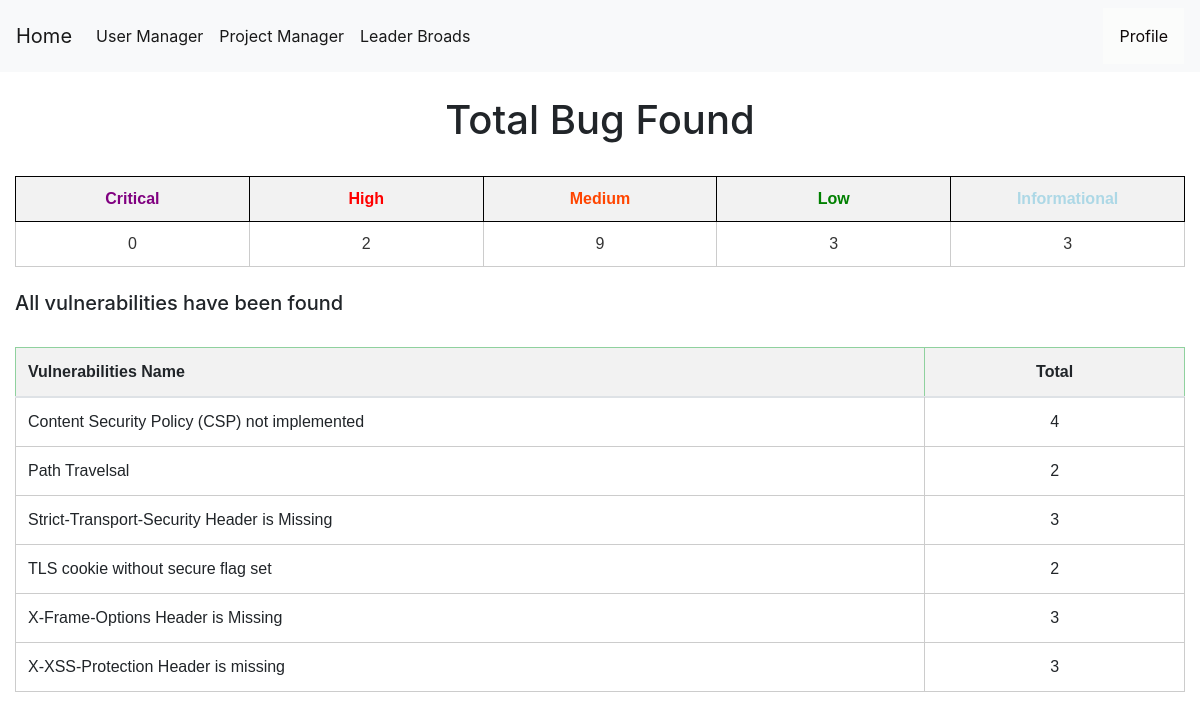
Page /dashboard (signed in) on the committed database.
### tables this page shows
CREATE TABLE bugs (
    bugid INTEGER PRIMARY KEY AUTOINCREMENT,
    requestid INTEGER NOT NULL,
    name TEXT NOT NULL,
    bugurl TEXT NOT NULL,
    method TEXT NOT NULL,
    cweid TEXT NOT NULL,
    confidence TEXT NOT NULL,
    description TEXT NOT NULL,
    solution TEXT NOT NULL,
    risk TEXT NOT NULL,
    reference TEXT NOT NULL DEFAULT NONE,
    other TEXT NOT NULL DEFAULT NONE,
    pentester TEXT,
    FOREIGN KEY (pentester) REFERENCES users(username) ON DELETE CASCADE
    FOREIGN KEY (requestid) REFERENCES requests(requestid) ON DELETE CASCADE
);

### app.py (the view)
@app.route("/dashboard")
def dashboard():
    try:
        if session["userid"] == None:
            return redirect(url_for('login'))
    except:
        print('a')
    if session["userid"] is not None:
        currentuser = get_current_user()
        conn = get_db_connection()
        critical = conn.execute('SELECT count(bugid) FROM bugs WHERE risk = ? AND pentester = ?',('Critial',currentuser["username"],)).fetchone()
        total_critical = critical['count(bugid)']
        conn.commit()
        high = conn.execute('SELECT count(bugid) FROM bugs WHERE risk = ? AND pentester = ?',('High',currentuser["username"],)).fetchone()
        total_high = high['count(bugid)']
        conn.commit()
        medium = conn.execute('SELECT count(bugid) FROM bugs WHERE risk = ? AND pentester = ?',('Medium',currentuser["username"],)).fetchone()
        total_medium = medium['count(bugid)']
        conn.commit()
        low = conn.execute('SELECT count(bugid) FROM bugs WHERE risk = ? AND pentester = ?',('Low',currentuser["username"],)).fetchone()
        total_low = low['count(bugid)']
        conn.commit()
        info = conn.execute('SELECT count(bugid) FROM bugs WHERE risk = ? AND pentester = ?',('Informational',currentuser["username"],)).fetchone()
        total_info = info['count(bugid)']
        conn.commit()
        bugs = conn.execute('SELECT name,count(bugid) FROM bugs WHERE pentester = ? group by name',(currentuser["username"],)).fetchall()
        conn.commit()
    else:
        render_template('base.html')
    return render_template('dashboard.html',total_critical=total_critical,total_high=total_high,total_medium=total_medium,total_low=total_low,total_info=total_info,bugs=bugs)

### app.py (called while the page is built)
def get_db_connection():
    conn = sqlite3.connect('database.db')
    conn.row_factory = sqlite3.Row
    return conn

def get_current_user():
    userid = session["userid"]
    conn = get_db_connection()
    user = conn.execute('SELECT * FROM users WHERE userid = ?',(userid,)).fetchone()
    conn.commit()
    conn.close()
    return user

### templates/dashboard.html (shortened to what this page needs)
{% extends 'base.html' %} {% block content %}
<link rel= "stylesheet" type= "text/css" href= "{{ url_for('static',filename='css/index.css') }}">
<center><h1> Total Bug Found</h1></center></br>
<div>
  <table>
    <tr>
      <th style="text-align: center" style="color: red"><a style="color:purple">Critical</a></th>
      <th style="text-align: center" style="color: red"><a style="color:Red">High</a></th>
      <th style="text-align: center" style="color: red"><a style="color:orangered">Medium</a></th>
      <th style="text-align: center" style="color: red"><a style="color:green">Low</a></th>
      <th style="text-align: center" style="color: red"><a style="color:lightblue">Informational</a></th>
    </tr>
    <tr>
      <td style="text-align: center" >{{total_critical}}</td>
      <td style="text-align: center" >{{total_high}}</td>
      <td style="text-align: center" >{{total_medium}}</td>
      <td style="text-align: center" >{{total_low}}</td>
      <td style="text-align: center" >{{total_info}}</td>
    </tr>
  </table>
</div>
<br>
<div>
  <h5> All vulnerabilities have been found</h5></br>
    <table class="table">
      <thead class="table-success">
        <tr>
          <th style="width: 70%;"><a>Vulnerabilities Name</a></th>
          <th style="text-align: center" ><a>Total</a></th>
        </tr>
      </thead>
      <tbody>
        <tr>
          {% for bug in bugs  %}
          <tr>
              <td style="width: 70%;">{{bug.name}}</td>
              <td style="text-align: center">{{bug['count(bugid)']}}</td>
          </tr>
          {% endfor %}
        </tr>
      </tbody>
    </table>
</div>
{% endblock %}

### static/css/style.css (style rules this page uses)
table, th, td { border: 1px solid black; }
body { min-height: 100vh; height: 100%; margin: 0; z-index: 10; display: grid; grid-template-rows: auto 1fr auto; }
body { display: flex; flex-direction: column; }

### static/css/index.css (style rules this page uses)
table { width: 100%; border-collapse: collapse; font-family: Arial, sans-serif; color: #333; }
th { background-color: #f2f2f2; padding: 10px; text-align: left; }
td { width: 20%; padding: 10px; border: 1px solid #ccc; background-color: #fff; }
tr:nth-child(even) { background-color: #f9f9f9; }

### rows in the picture
bugs: name "Content Security Policy (CSP) not implemented", bugid "4"
bugs: name "Path Travelsal", requestid "2"
bugs: name "Strict-Transport-Security Header is Missing", bugid "3"

### other values in the picture
{{ total_critical }} "0"
{{ total_high }} "2"
{{ total_medium }} "9"
{{ total_low }} "3"
{{ total_info }} "3"
{{ bug.name }} "TLS cookie without secure flag set" "X-Frame-Options Header is Missing" "X-XSS-Protection Header is missing"
{{ bug['count(bugid)'] }} "2" "3" "3"
